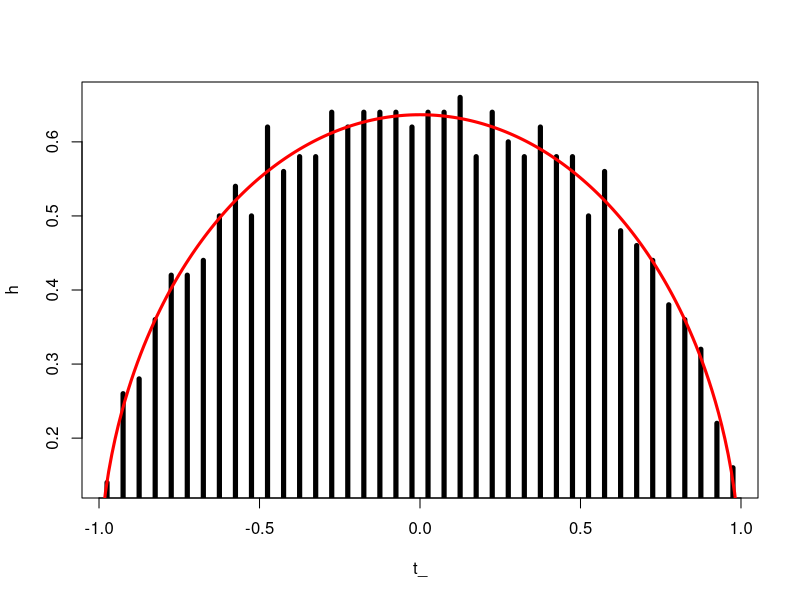

Source code (R):
#' This script illustrate the semi-circular law of random matrix theory, as described in A. Meucci, 
#' "Risk and Asset Allocation", Springer, 2005,  Chapter 4.
#'
#' @references
#' A. Meucci - "Exercises in Advanced Risk and Portfolio Management" \url{http://symmys.com/node/170},
#' "E 189 - Random matrix theory: semi-circular law".
#'
#' See Meucci's script for "S_SemiCircular.m"

##################################################################################################################
### Inputs
N = 1000; # matrix size

##################################################################################################################
### Empirical eigenvalues

#X = rnorm( N );                           # normal
#X = ( runif(N)-0.5 ) * sqrt(12);   	   # uniform
X = log( matrix( runif(N^2), N, N )) + 1;  # exponential

Y = (X + t(X) ) / ( 2 * sqrt( 2 * N ));    # symmetrize and rescale
E = t(eigen(Y)$values);

##################################################################################################################
### Theoretical eigenvalues
t = seq( -1, 1, 0.01 ); 
g = 2 / pi * sqrt(1 - t^2);

NumBins = ceiling( 10 * log( length( E )));
h = hist(E, NumBins, plot = FALSE); 
t_= h$mids;
b = h$counts;
D = t_[ 2 ] - t_[ 1 ];
h = b / (D * N);

##################################################################################################################
### Plots
dev.new();
plot( t_, h, type = "h" , lwd = 5 );
lines( t, g, col = "red", lwd = 3 );
